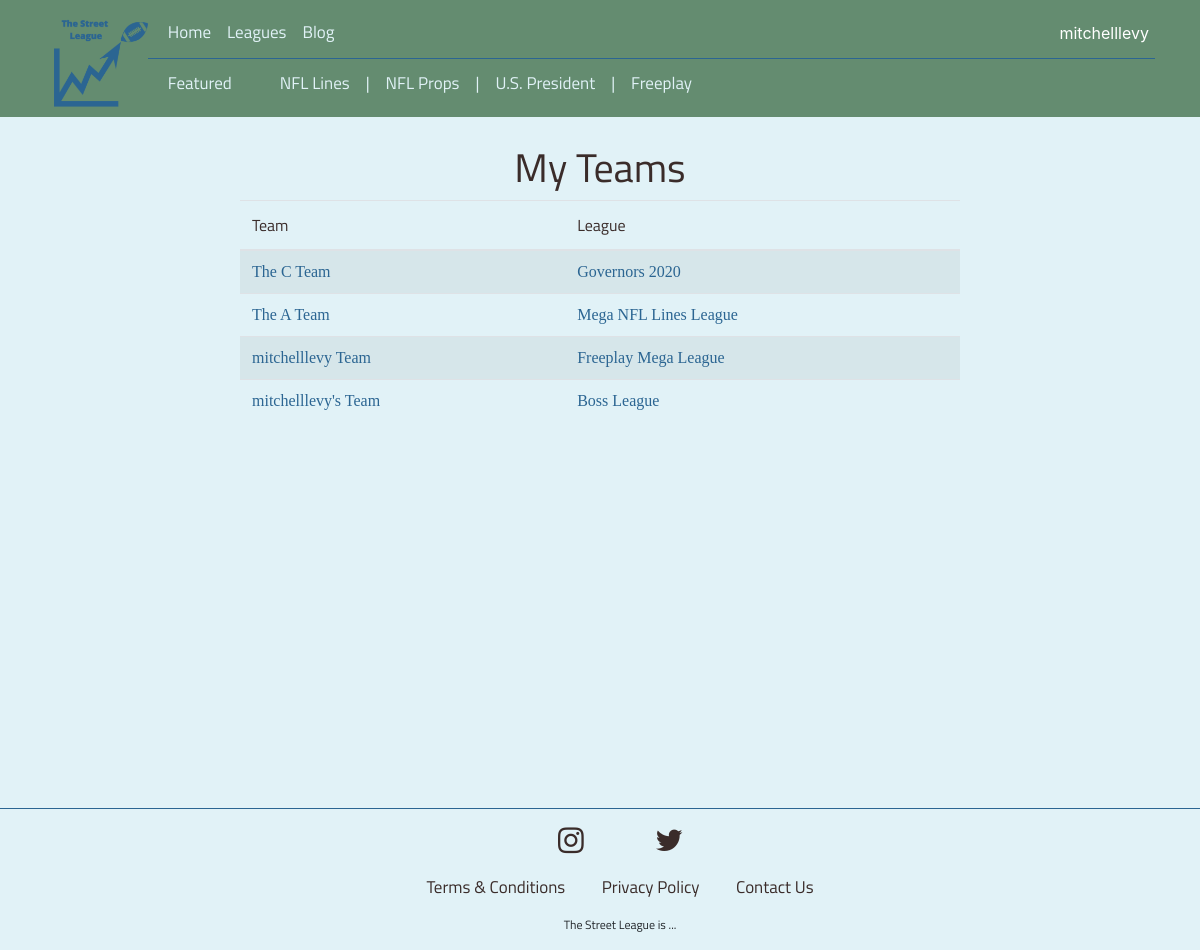
/profile/ (signed in), run on the app's committed database.
### fantasyworld/models.py (models this page shows, shortened)
class Team(models.Model):
	user = models.ForeignKey(Profile, on_delete=models.CASCADE)
	league_session = models.ForeignKey(LeagueSession, on_delete=models.CASCADE)
	team_name = models.CharField(max_length=100, default = "Team")
	is_commissioner = models.BooleanField(default=False)
	budget = models.FloatField(default=100)

class League(models.Model):
	league_type = models.ForeignKey(LeagueType, on_delete=models.CASCADE)
	name = models.CharField(max_length = 100)
	is_public = models.BooleanField(default=False)
	league_password = models.CharField(max_length = 100, null=True, blank=True)
	def __str__(self):
		return self.name

### fantasyworld/views/user_views.py (the view)
# urls.py: path('profile/', views.profile_home,
def profile_home(request):
    user = request.user
    if user.is_authenticated:
        profile = get_or_create_profile(user)
        teams = Team.objects.filter(user=profile)
        team_league_dict = {}
        for team in teams:
            league = team.league_session.league
            team_league_dict[team] = league
        return render(request, 'fantasyworld/profile.html',
            context = {'team_league_dict': team_league_dict})
    else:
        return redirect('/login')

### fantasyworld/views/user_views.py (called while the page is built)
def get_or_create_profile(user):
    try:
        profile = Profile.objects.filter(user=user)[0]
    except IndexError:
        profile = Profile(user=user)
        profile.save()
    return profile

### fantasyworld/templates/fantasyworld/profile.html (shortened to what this page needs)
{% extends 'fantasyworld/bases/base.html' %}
{% block content %}
{% if team_league_dict %}
	<br>
	<h1> My Teams </h1>
	<table class="table table-striped" style="margin-top: 5px;">
		<thead>
			<tr>
				<th scope="col">Team</th>
				<th scope="col">League</th>
			</tr>
		</thead>
		<tbody>
			{% for team, league in team_league_dict.items %}
			<tr>
				<th> <a href = "{% url 'fantasyworld:team_home' team.id %}">{{team.team_name}} </th>
				<th> <a href = "{% url 'fantasyworld:league_home' team.league_session.league.id %}"> {{league}} </th>
			</tr>
			{% endfor %}
		</tbody>
		</table>
{% endif %}
{% endblock %}

### fantasyworld/templates/fantasyworld/bases/base.html (shortened to what this page needs)
{% load static %}
<html>
    <head>
        <link rel="stylesheet" href="https://stackpath.bootstrapcdn.com/bootstrap/4.3.1/css/bootstrap.min.css">
        <link rel="stylesheet" href="https://cdnjs.cloudflare.com/ajax/libs/font-awesome/4.7.0/css/font-awesome.min.css">
        <link rel="stylesheet" href="{% static 'fantasyworld/style.css' %}">
    </head>
    <body>
        <nav class="navbar navbar-expand-md fixed-top ">
            <div class="container">
                <img src="{% static 'images/StreetLeagueLogo.png' %}" height="100px" style="border:0px" />
                <div class="collapse navbar-collapse flex-column align-items-start" id="navbarCollapse">
                    <ul class="navbar-nav bottom-border mb-auto mt-0">
                        <li class="nav-item active">
                            <a class="nav-link py-0" href="{% url 'fantasyworld:index'%}">Home</a>
                        </li>
                        <li class="nav-item">
                            <a class="nav-link py-0" href="{% url 'fantasyworld:league_categories'%}">Leagues</a>
                        </li>
                        <li class="nav-item">
                            <a class="nav-link py-0" href="#">Blog</a>
                        </li>
                        <div class = "navbar-right ml-auto">
                            {% if user.is_authenticated %}
                            <div class="dropdown">
                                <button class="dropbtn">{{ user }}</button>
                            </div>
                            {% else %}
                            <a class="nav-link py-0" href="{% url 'fantasyworld:login'%}">Sign In</a>
                            {% endif %}
                        </div>
                    </ul>
                    <ul class="nav navbar-nav mb-auto mt-0">
                        <li class="nav-item active">
                            <a class="nav-link py-0" href="#">Featured</a>
                        </li>
                        <li class="nav-item active">
                        </li>
                        <li class="nav-item active">
                        </li>
                        <li class="nav-item active">
                            <a class="nav-link py-0" href="{% url 'fantasyworld:leaguetype_home' 7 %}">NFL Lines</a>
                        </li>
                        <li class="nav-item active">
                            <a class="nav-link py-0" href="#">|</a>
                        </li>
                        <li class="nav-item active">
                            <a class="nav-link py-0" href="#">NFL Props</a>
                        </li>
                        <li class="nav-item active">
                            <a class="nav-link py-0" href="#">|</a>
                        </li>
                        <li class="nav-item active">
                            <a class="nav-link py-0" href="#">U.S. President</a>
                        </li>
                        <li class="nav-item active">
                            <a class="nav-link py-0" href="#">|</a>
                        </li>
                        <li class="nav-item active">
                            <a class="nav-link py-0" href="#">Freeplay</a>
                        </li>
                    </ul>
                </div>
            </div>
        </nav>
        <main>
            <div id="super_wrapper">
                <div id="wrapper">
            	   {% block content %}
            	   {% endblock %}
                </div>
            </div>
        </main>
        <br>
        <br>
        <div class="footer flex-column">
            <ul>
                <a href="#"><i class="fa fa-instagram"></i></a>
                <a></a>
                <a href="#"><i class="fa fa-twitter"></i></a>
            </ul>
            <ul>
                <a href="{% url 'fantasyworld:index'%}">Terms & Conditions</a>
                <a href="{% url 'fantasyworld:index'%}">Privacy Policy</a>
                <a href="{% url 'fantasyworld:index'%}">Contact Us</a>
            </ul>
            <ul>
                <a style="font-size: 12px">The Street League is ...</a>
            </ul>
        </div>
    </body>
</html>

### fantasyworld/static/fantasyworld/style.css (style rules this page uses)
.table-striped { width: 1px; white-space: nowrap; }
#wrapper { margin-left: auto; margin-right: auto; width: 60%; position: relative; }
#super_wrapper { min-height: 80vh; }
p, li { font-family: "Open-Sans"; color: #3A2C2A; }
a { font-family: "Open-Sans"; color: #2B6592; }
h1, h2, h3, h4, h5, h6 { font-family: "Titillium Web"; color: #3A2C2A; }
th, tb { text-align: left; font-family: "Titillium Web"; color: #3A2C2A; }
h1, h3, h5 { text-align: center; }
body { background-color: #E1F2F7; padding-top: 120px; }
.navbar { background-color: #648C70; }
.small-font a, th, tbody { font-family: "Titillium Web"; font-size: 16px !important; font-weight: normal; }
.navbar-nav { padding-top: 12px; padding-bottom: 12px; padding-left: 12px; }
.bottom-border { border-bottom: 1px solid; margin: 0px; width: 100%; border-color: #2B6592; }
.navbar a { color: #E1F2F7; font-size: 17px; font-family: "Titillium Web"; }
.navbar-nav a { color: #E1F2F7; }
.footer { border-top: 1px solid; border-color: #2B6592; padding-top: 16px; background-color: #E1F2F7; position: relative; bottom: 0; min-width: 100%; text-align: center; }
.footer a { color: 3A2C2A; padding: 14px 16px; text-decoration: none; font-size: 17px; font-family: "Titillium Web"; }
img { border: 3px solid #282c34; }
.dropbtn { background-color: #648C70; color: white; font-size: 16px; border: none; }
.dropdown { position: relative; display: inline-block; }
.fa { text-align: center; border-radius: 50%; width: 30px; font-size: 30px; }

### data on the page
Team: team_name "The C Team", name "Governors 2020"
Team: team_name "The A Team", name "Mega NFL Lines League"
Team: team_name "mitchelllevy Team", name "Freeplay Mega League"
Team: team_name "mitchelllevy's Team", name "Boss League"

### other printed values
{{ user }} "mitchelllevy"
